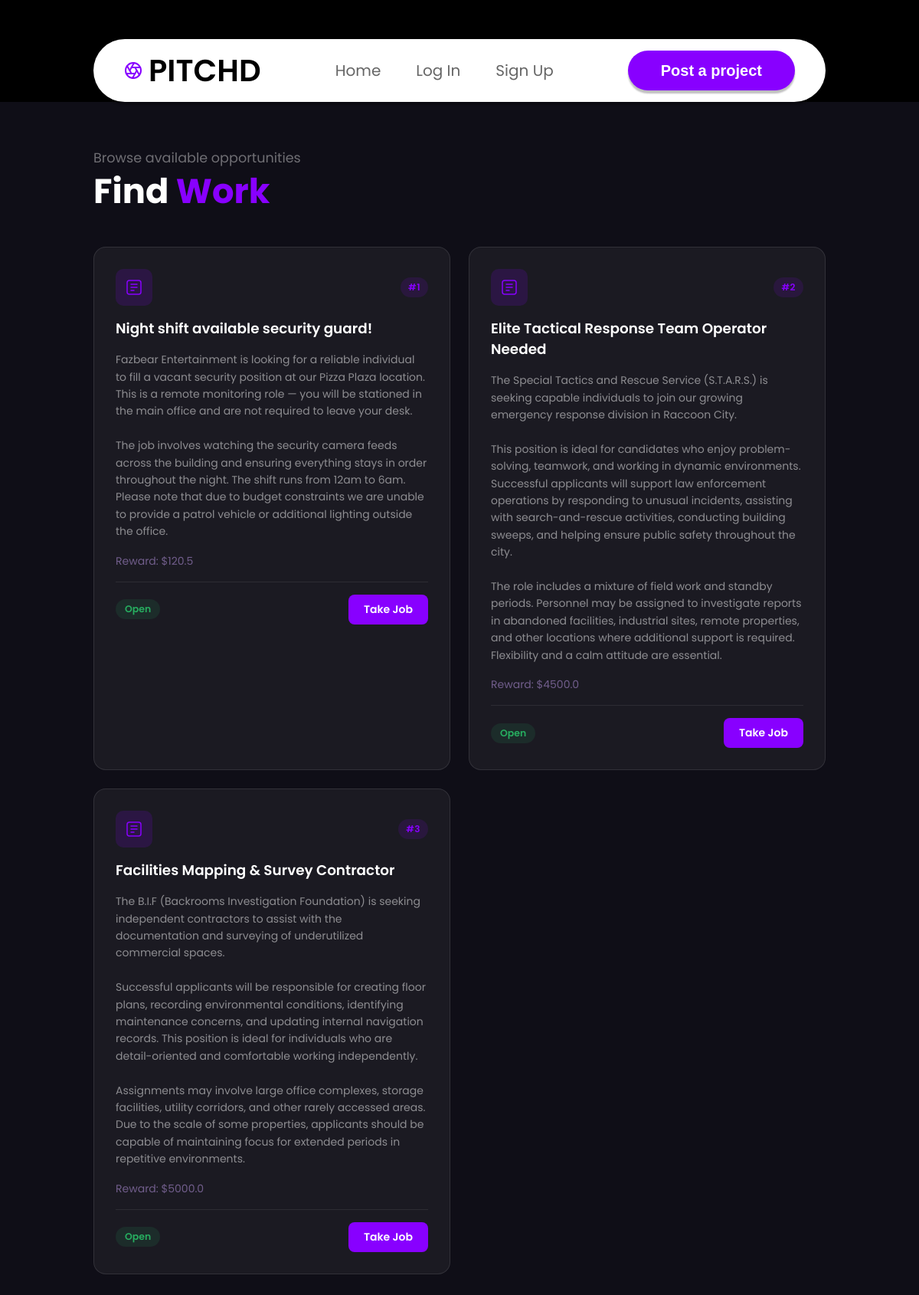
Page /find_work on the earlier database version.
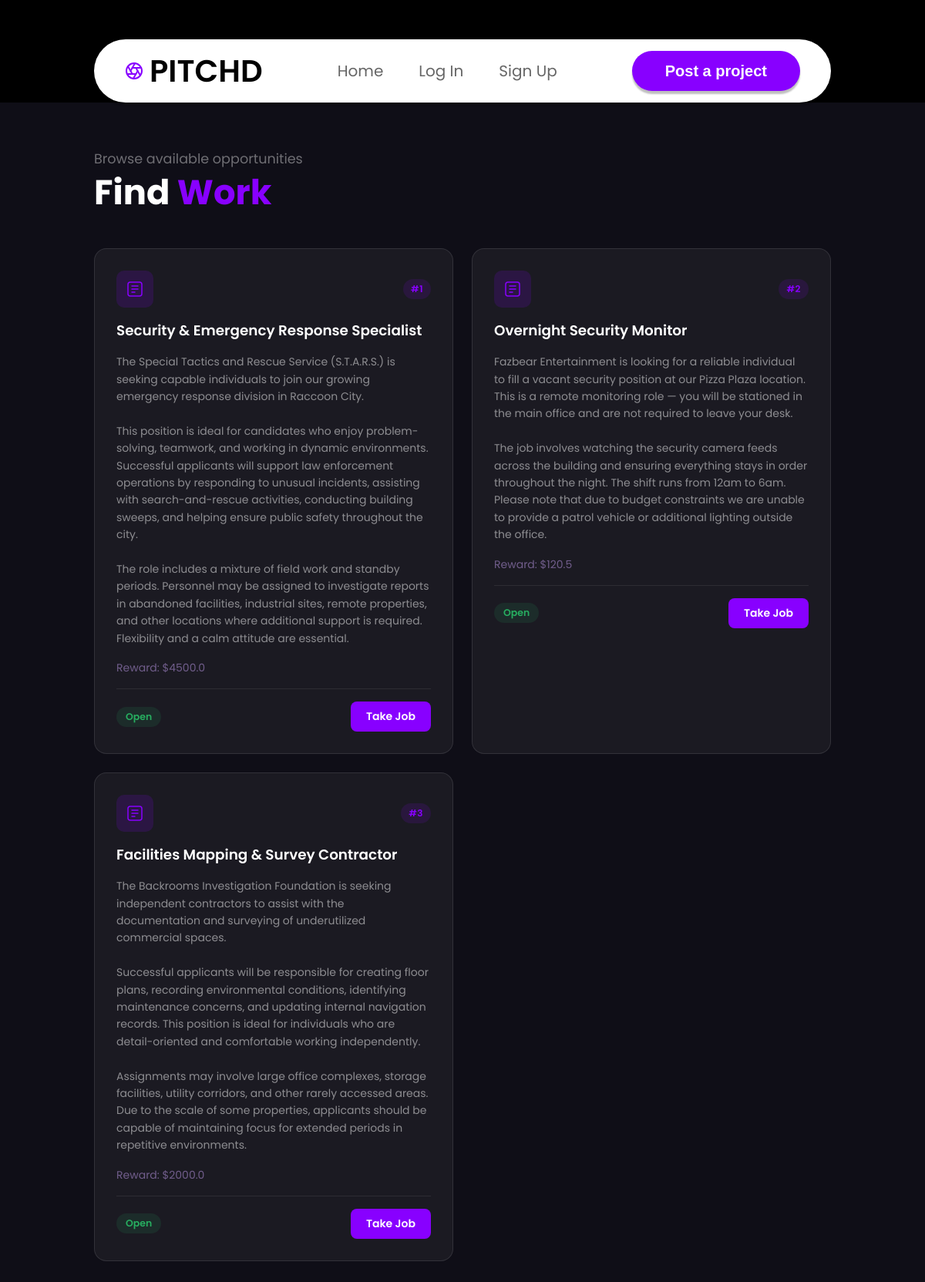
Same page on the later database version.
### PITCHD/database.py (models this page shows)
class Task (db.Model):
    id = db.Column(db.Integer, primary_key = True)
    name = db.Column(db.String(32))
    reward = db.Column(db.Float)
    description = db.Column(db.String(1000))
    occupied = db.Column(db.Boolean, default=False, nullable=False)
    user_id = db.Column(db.Integer, db.ForeignKey('user.id'))
    worker_id = db.Column(db.Integer, db.ForeignKey('user.id'), nullable=True)

### PITCHD/authentication.py (the view, shortened to what this page needs)
@login_required
@authentication.route("/find_work", methods=["GET", "POST"])
def findwork():
    tasks = Task.query.all()
    return render_template('find_work.html', user=current_user, tasks = tasks)

### PITCHD/templates/find_work.html (shortened to what this page needs)
{% extends 'base.html' %}
{% block main %}
<div class="find-work-page">
  <div class="find-work-header">
    <p class="find-work-header__label">Browse available opportunities</p>
    <h1 class="find-work-header__title">Find <span>Work</span></h1>
  </div>
  <div class="jobs-grid">
    {% for task in tasks if (task.occupied == False) %}
    <article class="job-card">
      <div class="job-card__top">
        <div class="job-card__icon">
          <svg width="24" height="24" viewBox="0 0 24 24" fill="none" stroke="#8800ff" stroke-width="1.5" stroke-linecap="round"><rect x="3" y="3" width="18" height="18" rx="3"/><path d="M8 12h8M8 8h8M8 16h4"/></svg>
        </div>
        <span class="job-card__id">#{{ task.id }}</span>
      </div>
      <h3 class="job-card__title">{{ task.name }}</h3>
      <p class="job-card__desc">{{ task.description }}</p>
      <p class="job-card__reward">Reward: ${{ task.reward }}</p>
      <div class="job-card__footer">
        <span class="job-card__badge">Open</span>
        <form method="POST" class="job-card__form">
          <button type="submit" class="job-card__take-btn">Take Job</button>
        </form>
      </div>
    </article>
    {% else %}
    <div class="jobs-empty">
      <svg width="52" height="52" viewBox="0 0 24 24" fill="none" stroke="currentColor" stroke-width="1.2" stroke-linecap="round"><circle cx="12" cy="12" r="10"/><path d="M12 8v4M12 16h.01"/></svg>
      <p>No jobs available right now.<br>Check back soon!</p>
    </div>
    {% endfor %}
  </div>
</div>
{% endblock %}

### PITCHD/templates/base.html (shortened to what this page needs)
<!DOCTYPE html>
<html>
<link rel="stylesheet" href="{{ url_for('static', filename='style.css') }}">
<body>
  <div class="navbar-wrapper">
    <nav class="navbar" role="navigation" aria-label="Main navigation">
      <a href="#" class="navbar__brand" aria-label="PITCHD Home">
        <span class="navbar__name">PITCHD</span>
      </a>
      <ul class="navbar__links" id="nav-links">
        <li><a href="/" id="home_nav">Home</a></li>
        {% if user.is_authenticated%}
        <li><a href="/find_freelancer" id="find_freelancer_nav">Find Freelancers</a></li>
        <li><a href="/find_work" id="find_work_nav">Find work</a></li>
        <li><a href="/post_job" id="post_job_nav">Post Job</a></li>
        <li><a href="/profile" id="profile_nav">Profile</a></li>
        <li><a href="/logout" id="logout_nav">Log Out</a></li>
        {% else %}
        <li><a href="/login" id="login_nav">Log In</a></li>
        <li><a href="/sign_up" id="signup_nav">Sign Up</a></li>
        {% endif %}
      </ul>
      <button class="navbar__cta" onclick="window.location.href='/post_job';">Post a project</button>
    </nav>
    {% block main %} {% endblock %}
  </div>
</body>
</html>

Differences in the rows shown:
changed Task id 1: name "Night shift available security guard!" → "Security & Emergency Response Specialist"; description "Fazbear Entertainment is looking for a reliable individual to fill a vacant security position at our Pizza Plaza location. This is a remote monitoring role — you will be stationed in the main office and are not required to leave your desk. The job involves watching the security camera feeds across the building and ensuring everything stays in order throughout the night. The shift runs from 12am to 6am. Please note that due to budget constraints we are unable to provide a patrol vehicle or additional lighting outside the office." → "The Special Tactics and Rescue Service (S.T.A.R.S.) is seeking capable individuals to join our growing emergency response division in Raccoon City. This position is ideal for candidates who enjoy problem-solving, teamwork, and working in dynamic environments. Successful applicants will support law enforcement operations by responding to unusual incidents, assisting with search-and-rescue activities, conducting building sweeps, and helping ensure public safety throughout the city. The role includes a mixture of field work and standby periods. Personnel may be assigned to investigate reports in abandoned facilities, industrial sites, remote properties, and other locations where additional…"; reward "120.5" → "4500.0"
changed Task id 2: name "Elite Tactical Response Team Operator Needed" → "Overnight Security Monitor"; description "The Special Tactics and Rescue Service (S.T.A.R.S.) is seeking capable individuals to join our growing emergency response division in Raccoon City. This position is ideal for candidates who enjoy problem-solving, teamwork, and working in dynamic environments. Successful applicants will support law enforcement operations by responding to unusual incidents, assisting with search-and-rescue activities, conducting building sweeps, and helping ensure public safety throughout the city. The role includes a mixture of field work and standby periods. Personnel may be assigned to investigate reports in abandoned facilities, industrial sites, remote properties, and other locations where additional…" → "Fazbear Entertainment is looking for a reliable individual to fill a vacant security position at our Pizza Plaza location. This is a remote monitoring role — you will be stationed in the main office and are not required to leave your desk. The job involves watching the security camera feeds across the building and ensuring everything stays in order throughout the night. The shift runs from 12am to 6am. Please note that due to budget constraints we are unable to provide a patrol vehicle or additional lighting outside the office."; reward "4500.0" → "120.5"
changed Task "Facilities Mapping & Survey Contractor": description "The B.I.F (Backrooms Investigation Foundation) is seeking independent contractors…" → "The Backrooms Investigation Foundation is seeking independent contractors…"; reward "5000.0" → "2000.0"
